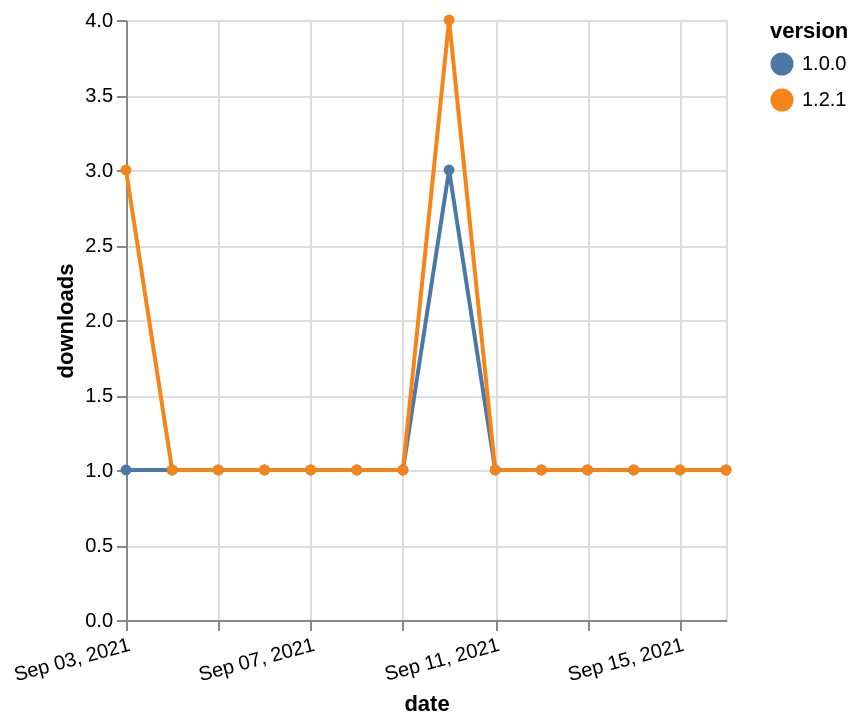

Here is the Vega-Lite specification saved for this chart:
### Vega-Lite specification from a JSON file in a GitHub repository (floating-point values rounded to 4 significant figures)
{"$schema": "https://vega.github.io/schema/vega-lite/v5.json", "description": "A simple bar chart with embedded data.", "data": {"values": [{"date": "2021-09-03", "total": 190, "delta": 1, "version": "1.0.0"}, {"date": "2021-09-04", "total": 191, "delta": 1, "version": "1.0.0"}, {"date": "2021-09-05", "total": 192, "delta": 1, "version": "1.0.0"}, {"date": "2021-09-06", "total": 193, "delta": 1, "version": "1.0.0"}, {"date": "2021-09-07", "total": 194, "delta": 1, "version": "1.0.0"}, {"date": "2021-09-08", "total": 195, "delta": 1, "version": "1.0.0"}, {"date": "2021-09-09", "total": 196, "delta": 1, "version": "1.0.0"}, {"date": "2021-09-10", "total": 199, "delta": 3, "version": "1.0.0"}, {"date": "2021-09-11", "total": 200, "delta": 1, "version": "1.0.0"}, {"date": "2021-09-12", "total": 201, "delta": 1, "version": "1.0.0"}, {"date": "2021-09-13", "total": 202, "delta": 1, "version": "1.0.0"}, {"date": "2021-09-14", "total": 203, "delta": 1, "version": "1.0.0"}, {"date": "2021-09-15", "total": 204, "delta": 1, "version": "1.0.0"}, {"date": "2021-09-16", "total": 205, "delta": 1, "version": "1.0.0"}, {"date": "2021-09-03", "total": 125, "delta": 3, "version": "1.2.1"}, {"date": "2021-09-04", "total": 126, "delta": 1, "version": "1.2.1"}, {"date": "2021-09-05", "total": 127, "delta": 1, "version": "1.2.1"}, {"date": "2021-09-06", "total": 128, "delta": 1, "version": "1.2.1"}, {"date": "2021-09-07", "total": 129, "delta": 1, "version": "1.2.1"}, {"date": "2021-09-08", "total": 130, "delta": 1, "version": "1.2.1"}, {"date": "2021-09-09", "total": 131, "delta": 1, "version": "1.2.1"}, {"date": "2021-09-10", "total": 135, "delta": 4, "version": "1.2.1"}, {"date": "2021-09-11", "total": 136, "delta": 1, "version": "1.2.1"}, {"date": "2021-09-12", "total": 137, "delta": 1, "version": "1.2.1"}, {"date": "2021-09-13", "total": 138, "delta": 1, "version": "1.2.1"}, {"date": "2021-09-14", "total": 139, "delta": 1, "version": "1.2.1"}, {"date": "2021-09-15", "total": 140, "delta": 1, "version": "1.2.1"}, {"date": "2021-09-16", "total": 141, "delta": 1, "version": "1.2.1"}]}, "width": "container", "mark": {"type": "line", "point": {"filled": true}}, "encoding": {"x": {"field": "date", "type": "temporal", "timeUnit": "yearmonthdate", "title": "date", "axis": {"labelAngle": -15}}, "y": {"field": "delta", "type": "quantitative", "title": "downloads"}, "color": {"field": "version", "type": "nominal"}, "tooltip": {"field": "delta"}}}
